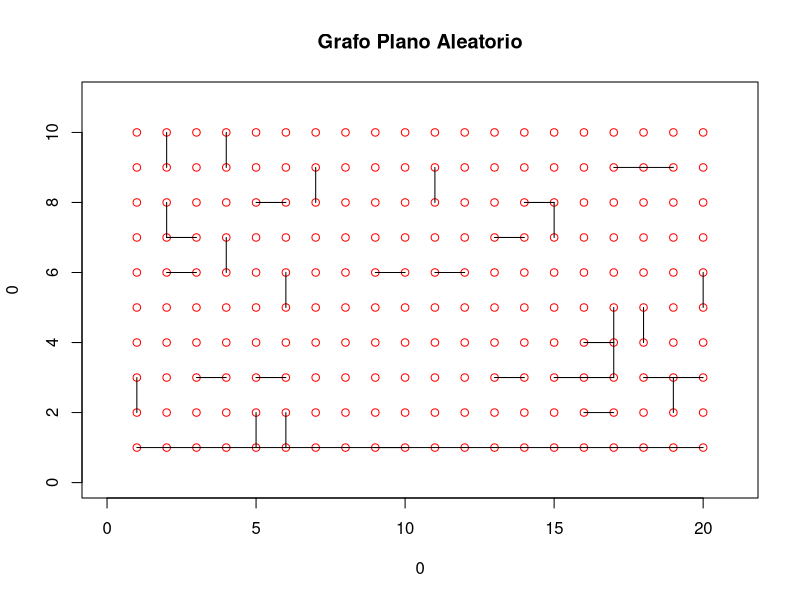

Write R code to recreate this figure.
vertices <- (1:200)     # Grupo de vértices

x <- function(n)(n*0)
suma_aristas <- x(1:200)    # Cantidad de aristas por vértice

aristas <- list()    # Lista de aristas por vértice
# Llenar la lista de aristas con los vértices en 0; Los vértices están organizados en una matriz de 10x20
for (fila in 1:10){
    for (colum in 1:20){
        if (fila == 1 || fila == 10){
            if (colum == 1 || colum == 20){
                aristas[[length(aristas)+1]] <- c(0,0)
            }else{
                aristas[[length(aristas)+1]] <- c(0,0,0)
            }
        }else{
            if (colum == 1 || colum == 20){
                aristas[[length(aristas)+1]] <- c(0,0,0)
            }else{
                aristas[[length(aristas)+1]] <- c(0,0,0,0)
            } 
        }
    }
}

n_aristas_aleatorio <- sample(1:294,1)   # 294 ya que para un grafo plano |E| ≤ 3|V|-6

# Variables para las coordenadas de los vertices
v_x <- vertices%%20+1
v_y <- c()
for (i in 1:10){
    for (j in 1:20){
        v_y <- c(v_y,i)
    }
}
# Variables para las coordenadas de las aristas 
ar_x0 <- c()
ar_y0 <- c()
ar_x1 <- c()
ar_y1 <- c()

# Función que escoge un vértice aleatorio cercano al vértice esogido al azar
lado_aleatorio <- function(ver)(
    if (ver == 1 || ver == 20 || ver == 181 || ver == 200){
        sample(1:2,1)
    }else{
        if ((ver > 1 && ver < 20) || (ver > 181 && ver < 200)){
            sample(1:3,1)
        }else{
            if ( ver%%20 == 0 || ver%%20 == 1){
                sample(1:3,1)
            }else{
                sample(1:4,1)
            }
        }
    }
)
# Ciclo para escoger las n aristas aleatorias
for (n in 1:n_aristas_aleatorio){
    while (TRUE){
        ver <- sample(1:200,1)  # Vértice aleatorio al cual se le va a poner una arista
        lado <- lado_aleatorio(ver)
        
        if (aristas[[ver]][lado] == 0){
            ady <- c()      # Variable que contiene los vértices adyacentes
            if (ver < 200){
                ady <- c(ady,ver+1)
            }
            z <- 1
            if (ver > 1){
                ady <- c(ady,ver-1)
            }
            z <- 1
            if (ver < 181){
                ady <- c(ady,ver+20)
            }
            z <- 1
            if (ver > 20){
                ady <- c(ady,ver-20)
            }
            # Se organizan los vértices adyacentes en orden ascendente
            ady_org <- c() 
            for (v in 1:length(ady)){
                ady_org <- c(ady_org,min(ady))
                ady <- ady[!(ady == min(ady))]
            }
            # Se inserta la arista en la lista
            aristas[[ver]][lado] <- ady_org[lado]
            # Coordenadas de la arista
            ar_x0 <- c(ar_x0,v_x[ver])
            ar_y0 <- c(ar_y0,v_y[ver])
            # Ya que es un grafo no dirigido, ambos vértices tienen la misma arista
            # Se busca el vértice esgido al azar en los vértices adyacentes del otro vértice que compone la arista
            ady2 <- c()
            if (ady_org[lado] < 200){
                ady2 <- c(ady2,ady_org[lado]+1)
            }
            z <- 1
            if (ady_org[lado] > 1){
                ady2 <- c(ady2,ady_org[lado]-1)
            }
            z <- 1
            if (ady_org[lado] < 181){
                ady2 <- c(ady2,ady_org[lado]+20)
            }
            z <- 1
            if (ady_org[lado] > 20){
                ady2 <- c(ady2,ady_org[lado]-20)
            }

            ady_org2 <- c() 
            for (v in 1:length(ady2)){
                ady_org2 <- c(ady_org2,min(ady2))
                ady2 <- ady2[!(ady2 == min(ady2))]
            }
            
            for (v in 1:length(ady_org2)){
                if(ady_org2[v] == ver){
                    aristas[[ady_org[lado]]][v] <- ver
                    # Coordenadas de la arista
                    ar_x1 <- c(ar_x1,v_x[ady_org[lado]])
                    ar_y1 <- c(ar_y1,v_y[ady_org[lado]])
                }
            }
            break
        }
    }
}


print("En este grafo plano solo pueden haber subgrafos completos de hasta 3 vertices por la forma del grafo.")

subgrafos <- list()

for (s in 1:200){
    subgrafos[[length(subgrafos)+1]] <- c(s)
}

copia_ar <- aristas
for (v in 1:200){
    for (t in 1:length(copia_ar[[v]])){
        a <- copia_ar[[v]][t]
        if (a != 0){
            subgrafos[[length(subgrafos)+1]] <- c(v,a)
            for (u in 1:1:length(copia_ar[[a]])){
                if (copia_ar[[a]][u] == v){
                    copia_ar[[a]][u] <- 0
                }
            }
            copia_ar[[v]][t] <- 0
        }
    }
}
subgrafos

plot(0,0, col="white", xlim = c(0,21), ylim = c(0,11), main = "Grafo Plano Aleatorio")
points(v_x,v_y, col="red")
segments(ar_x0,ar_y0,ar_x1,ar_y1)
